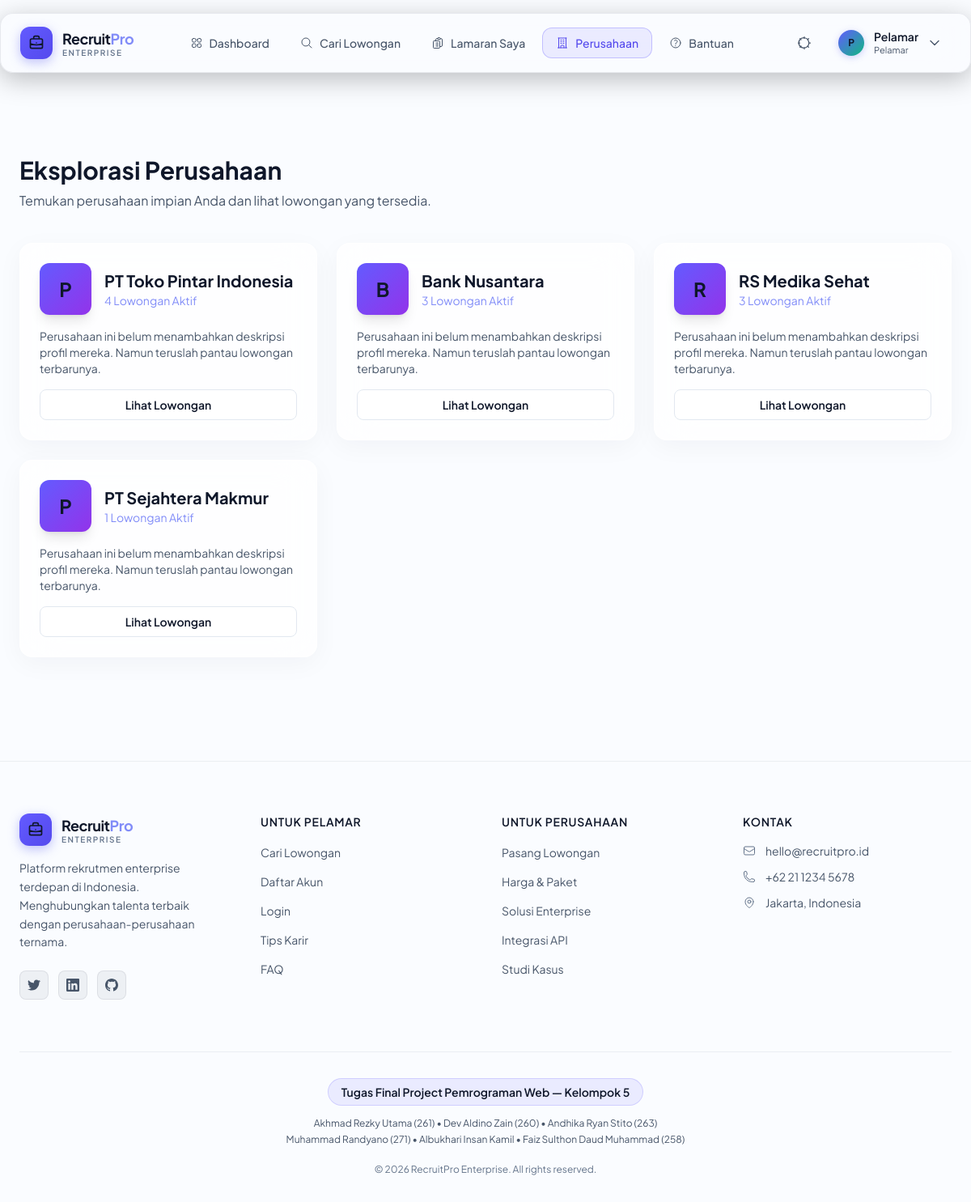
The page /pelamar/perusahaan.php (signed in) on the database its author committed.
### tables this page shows
CREATE TABLE `hr_profiles` (
  `id` int(10) unsigned NOT NULL AUTO_INCREMENT,
  `user_id` int(10) unsigned NOT NULL,
  `company_name` varchar(255) NOT NULL,
  `industry` varchar(100) DEFAULT NULL,
  `location` varchar(255) DEFAULT NULL,
  `phone` varchar(20) DEFAULT NULL,
  `website` varchar(255) DEFAULT NULL,
  `company_description` text DEFAULT NULL,
  `created_at` datetime NOT NULL DEFAULT current_timestamp(),
  `updated_at` datetime NOT NULL DEFAULT current_timestamp() ON UPDATE current_timestamp(),
  PRIMARY KEY (`id`),
  UNIQUE KEY `user_id` (`user_id`),
  KEY `idx_hr_company` (`company_name`),
  CONSTRAINT `fk_hr_profiles_user` FOREIGN KEY (`user_id`) REFERENCES `users` (`id`) ON DELETE CASCADE
);

### config/database.php (called while the page is built, shortened)
<?php
class Database
{
    private static ?PDO $instance = null;
    private static array $options = [
        PDO::ATTR_ERRMODE            => PDO::ERRMODE_EXCEPTION,
        PDO::ATTR_DEFAULT_FETCH_MODE => PDO::FETCH_ASSOC,
        PDO::ATTR_EMULATE_PREPARES   => false,
        PDO::ATTR_PERSISTENT         => false,
        PDO::MYSQL_ATTR_INIT_COMMAND => "SET NAMES utf8mb4 COLLATE utf8mb4_unicode_ci",
    ];
    public static function getConnection(): PDO
    {
        if (self::$instance === null) {
            $dsn = sprintf(
                'mysql:host=%s;port=%s;dbname=%s;charset=%s',
                DB_HOST,
                DB_PORT,
                DB_NAME,
                DB_CHARSET
            );
            try {
                self::$instance = new PDO($dsn, DB_USER, DB_PASS, self::$options);
            } catch (PDOException $e) {
                error_log(sprintf(
                    '[RecruitPro DB Error] %s | File: %s | Line: %d',
                    $e->getMessage(),
                    $e->getFile(),
                    $e->getLine()
                ));
                throw new RuntimeException(
                    'Sistem sedang mengalami gangguan. Silakan coba beberapa saat lagi.'
                );
            }
        }
        return self::$instance;
    }
}

### pelamar/perusahaan.php (the view, shortened to what this page needs)
<?php
require_once __DIR__ . '/../config/database.php';
try {
    $stmt = Database::getConnection()->prepare("
        SELECT h.*,
               (SELECT COUNT(id) FROM jobs WHERE hr_profile_id = h.id AND status = 'active') as total_jobs
        FROM hr_profiles h
        ORDER BY total_jobs DESC
    ");
    $stmt->execute();
    $companies = $stmt->fetchAll();
} catch (PDOException $e) {
    $companies = [];
}
?>
<!DOCTYPE html>
<html lang="id">
<head>
    <script src="https://cdn.tailwindcss.com"></script>
    <link rel="stylesheet" href="<?= BASE_URL ?>/assets/css/design-system.css">
    <link rel="stylesheet" href="<?= BASE_URL ?>/assets/css/components.css">
</head>
<body class="bg-slate-900 text-slate-200 font-sans antialiased min-h-screen flex flex-col">
    <?php require_once __DIR__ . '/../components/header.php'; ?>
    <main class="flex-grow pt-24 pb-12 px-6">
        <div class="max-w-[1200px] mx-auto">
            <div class="mb-10 reveal">
                <h1 class="text-3xl font-bold text-white mb-2">Eksplorasi Perusahaan</h1>
                <p class="text-slate-400">Temukan perusahaan impian Anda dan lihat lowongan yang tersedia.</p>
            </div>
            <div class="grid grid-cols-1 md:grid-cols-2 lg:grid-cols-3 gap-6">
                <?php if (empty($companies)): ?>
                    <div class="col-span-full text-center py-10 glass-card">
                        <p class="text-slate-400">Belum ada data perusahaan.</p>
                    </div>
                <?php else: ?>
                    <?php foreach ($companies as $index => $company): ?>
                        <div class="glass-card p-6 hover:-translate-y-2 transition-transform duration-300 reveal stagger-<?= $index % 4 ?>">
                            <div class="flex items-center gap-4 mb-4">
                                <div class="w-16 h-16 rounded-xl bg-gradient-to-br from-indigo-500 to-purple-600 flex items-center justify-center text-2xl font-bold text-white shadow-lg">
                                    <?= strtoupper(substr($company['company_name'], 0, 1)) ?>
                                </div>
                                <div>
                                    <h3 class="text-xl font-bold text-white"><?= htmlspecialchars($company['company_name']) ?></h3>
                                    <p class="text-sm text-indigo-400"><?= $company['total_jobs'] ?> Lowongan Aktif</p>
                                </div>
                            </div>
                            <p class="text-slate-400 text-sm mb-4 line-clamp-3">
                                <?= htmlspecialchars($company['description'] ?? 'Perusahaan ini belum menambahkan deskripsi profil mereka. Namun teruslah pantau lowongan terbarunya.') ?>
                            </p>
                            <a href="<?= BASE_URL ?>/pelamar/jobs/browse.php?q=<?= urlencode($company['company_name']) ?>" class="block w-full py-2 text-center rounded-lg text-sm font-semibold text-white bg-slate-800 hover:bg-indigo-600 transition-colors border border-slate-700 hover:border-indigo-500">
                                Lihat Lowongan
                            </a>
                        </div>
                    <?php endforeach; ?>
                <?php endif; ?>
            </div>
        </div>
    </main>
    <?php require_once __DIR__ . '/../components/footer.php'; ?>
</body>
</html>

### assets/css/design-system.css (style rules this page uses)
:root { --glass-bg: rgba(255, 255, 255, 0.7); --glass-border: rgba(255, 255, 255, 0.8); --glass-shadow: 0 8px 32px rgba(15, 23, 42, 0.04); --glass-blur: 24px; --indigo-glow: 0 4px 24px rgba(99, 91, 255, 0.2); --emerald-glow: 0 4px 24px rgba(16, 185, 129, 0.15); }
.glass-card { background: var(--glass-bg); backdrop-filter: blur(var(--glass-blur)); -webkit-backdrop-filter: blur(var(--glass-blur)); border: 1px solid var(--glass-border); border-radius: 1rem; box-shadow: var(--glass-shadow); }

### rows shown on the page
hr_profiles: company_name "P", company_name "PT Toko Pintar Indonesia", total_jobs "4", description "Perusahaan ini belum menambahkan deskripsi profil mereka. Namun teruslah pantau lowongan terbarunya."
hr_profiles: company_name "B", company_name "Bank Nusantara", total_jobs "3", description "Perusahaan ini belum menambahkan deskripsi profil mereka. Namun teruslah pantau lowongan terbarunya."
hr_profiles: company_name "R", company_name "RS Medika Sehat", total_jobs "3", description "Perusahaan ini belum menambahkan deskripsi profil mereka. Namun teruslah pantau lowongan terbarunya."
hr_profiles: company_name "P", company_name "PT Sejahtera Makmur", total_jobs "1", description "Perusahaan ini belum menambahkan deskripsi profil mereka. Namun teruslah pantau lowongan terbarunya."

### other values the page prints
substr(htmlspecialchars($userName), 0, 1) "P"
$userName "Pelamar"
$currentRole "Pelamar"
